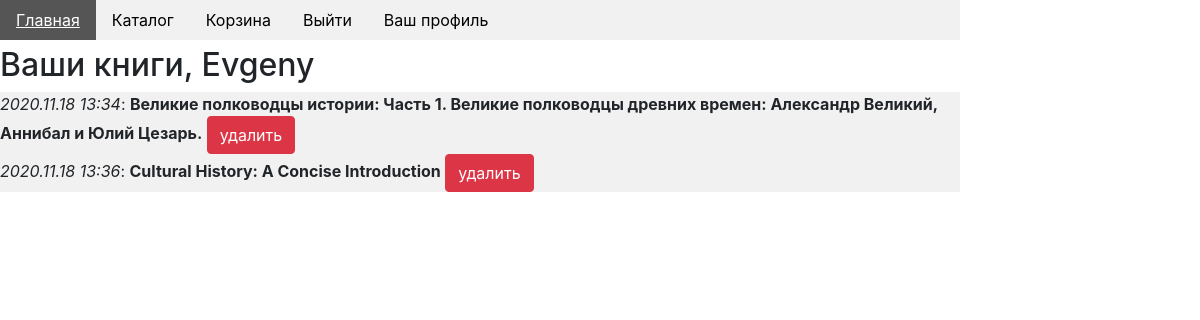
The page /basket/ (signed in) on the database its author committed.
### basketapp/models.py (models this page shows, shortened)
class BooksBasket(models.Model):
    user = models.ForeignKey(User, on_delete=models.CASCADE)
    book = models.ForeignKey(Books, on_delete=models.CASCADE)
    added = models.DateTimeField(auto_now_add=True)
    def to_html(self):
        return f'<i>{self.added.strftime("%Y.%m.%d %H:%M")}</i>: <b>{self.book.name}</b>'

### mainapp/models.py (models this page shows, shortened)
class Books(models.Model):
    War = 'w'
    Cultural = 'c'
    Science = 's'
    Right = 'r'
    Political = 'p'
    Religion = 're'
    Economics = 'e'
    AUDIO = 'a'
    TEXT = 't'
    ELECTRONIC = 'el'
    INDUSTRIES_CHOICES = (
        (War, 'Военная история'),
        (Cultural, 'История культуры'),
        (Science, 'История науки'),
        (Right, 'История государства и права '),
        (Political, 'История политических и правовых учений'),
        (Religion, 'История религии'),
        (Economics, 'История экономики'),
    )
    FORMAT_CHOICES = (
        (AUDIO, "Аудио формат"),
        (TEXT, "Бумажный формат"),
        (ELECTRONIC, "Электронный формат"),
    )
    category = models.ForeignKey(SubjectCategory,
                                 on_delete=models.CASCADE)
    name = models.CharField(max_length=200)
    avtor = models.CharField(max_length=100)
    desc = models.TextField(blank=True)
    pages = models.IntegerField(default=0)
    format = models.CharField(max_length=2, choices=FORMAT_CHOICES, default=AUDIO)
    industries = models.CharField(max_length=2, choices=INDUSTRIES_CHOICES, default=War)
    class Meta:
        verbose_name = 'Книга'
        verbose_name_plural = 'Книги'

### basketapp/views.py (the view)
# urls.py: path('', basketapp.index, name='index'),
def index(request):
    items = BooksBasket.objects.filter(user=request.user)
    context = {
        'object_list': items,
    }
    return render(request, 'basketapp/basket.html', context)

### basketapp/templates/basketapp/basket.html
{% extends 'basketapp/base.html' %}
{% block content %}
    <div class="basket">
        <h2>Ваши книги, {{ user.username|capfirst }}</h2>
        <ul>
            {% for item in object_list %}
                <li class="basket-item-{{ item.pk }}">
                    {{ item.to_html|safe }}
                    <a href="{% url 'basket:remove' item.pk %}"
                       class="btn btn-danger">
                        удалить
                    </a>
                </li>
            {% endfor %}
        </ul>
    </div>
{% endblock %}

### static/css/main.css (style rules this page uses)
ul { list-style-type: none; margin: 0; padding: 0; width: 80%; background-color: #f1f1f1; display: inline-block; }
li { float: left; }
li a { display: block; color: #000; padding: 8px 16px; text-decoration: none; }

### rows shown on the page
BooksBasket: to_html "2020.11.18 13:34 : Великие полководцы истории: Часть 1. Великие полководцы древних времен: Александр Великий, Аннибал и Юлий Цезарь."
BooksBasket: to_html "2020.11.18 13:36 : Cultural History: A Concise Introduction"

### other values the page prints
{{ user.username|capfirst }} "Evgeny"
